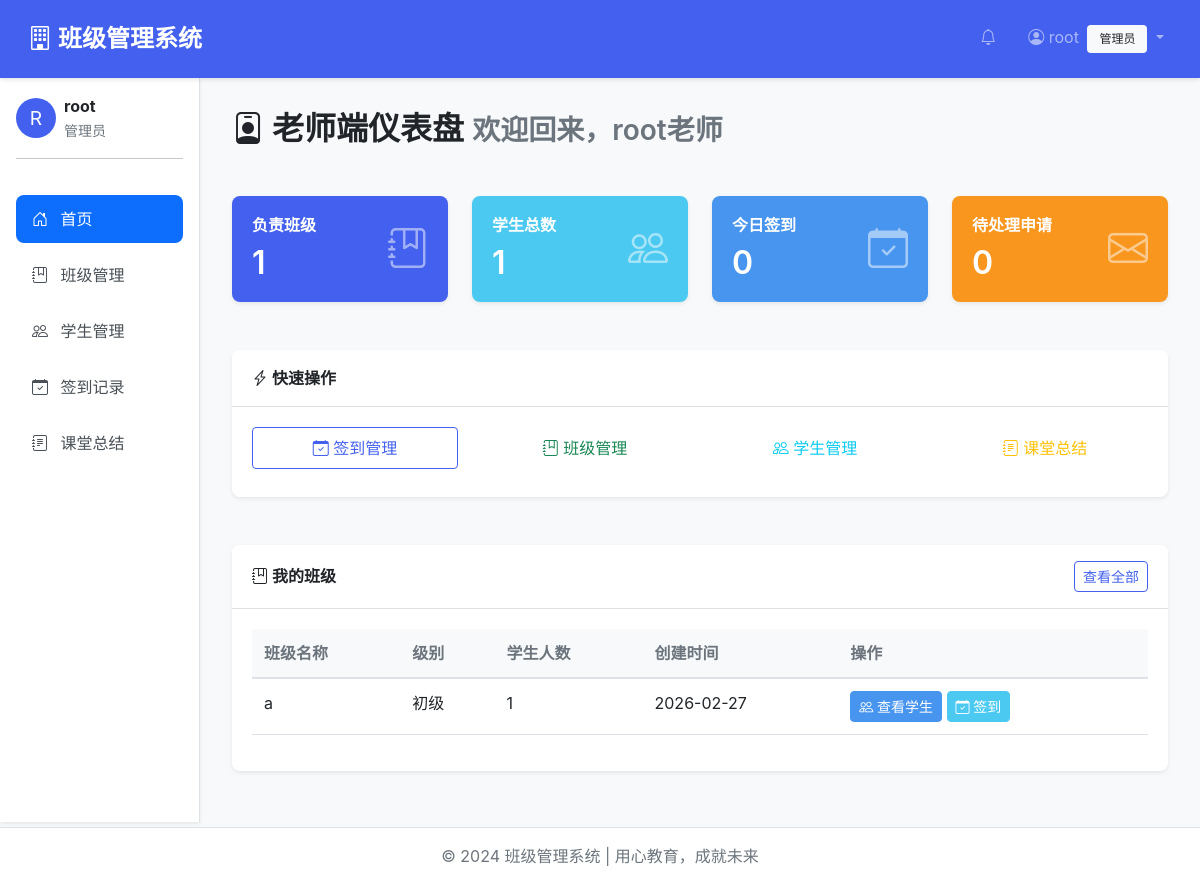
Page /accounts/teacher/ (signed in) on the committed database.
### apps/accounts/models.py (models this page shows, shortened)
class User(AbstractUser):
    ROLE_CHOICES = [
        ('admin', '管理员'),
        ('teacher', '老师'),
        ('student', '学生'),
        ('parent', '家长'),
    ]
    role = models.CharField('角色', max_length=10, choices=ROLE_CHOICES, default='student')
    phone = models.CharField('手机号', max_length=20, blank=True)
    avatar = models.ImageField('头像', upload_to='avatars/', blank=True, null=True)
    bio = models.TextField('个人简介', max_length=500, blank=True)
    student_id = models.CharField('学号', max_length=50, blank=True, unique=True, null=True)
    grade = models.CharField('年级', max_length=20, blank=True)
    parent_name = models.CharField('家长姓名', max_length=50, blank=True)
    parent_phone = models.CharField('家长电话', max_length=20, blank=True)
    teacher_id = models.CharField('工号', max_length=50, blank=True, unique=True, null=True)
    department = models.CharField('部门', max_length=50, blank=True)
    title = models.CharField('职称', max_length=50, blank=True)
    created_at = models.DateTimeField('创建时间', auto_now_add=True)
    updated_at = models.DateTimeField('更新时间', auto_now=True)
    class Meta:
        verbose_name = '用户'
        verbose_name_plural = '用户'
        ordering = ['-date_joined']
    @property
    def is_teacher(self):
        return self.role == 'teacher'
    @property
    def is_student(self):
        return self.role == 'student'
    @property
    def is_admin_user(self):
        return self.role == 'admin' or self.is_superuser

### apps/classes/models.py (models this page shows, shortened)
class Class(models.Model):
    LEVEL_CHOICES = [
        ('beginner', '初级'),
        ('intermediate', '中级'),
        ('advanced', '高级'),
    ]
    name = models.CharField('班级名称', max_length=100)
    level = models.CharField('级别', max_length=20, choices=LEVEL_CHOICES, default='beginner')
    teacher = models.ForeignKey(
        settings.AUTH_USER_MODEL,
        on_delete=models.SET_NULL,
        null=True,
        blank=True,
        verbose_name='教师',
        related_name='teaching_classes'
    )
    created_by = models.ForeignKey(
        settings.AUTH_USER_MODEL,
        on_delete=models.CASCADE,
        verbose_name='创建者',
        related_name='created_classes'
    )
    created_at = models.DateTimeField('创建时间', auto_now_add=True)
    is_active = models.BooleanField('是否启用', default=True)
    class Meta:
        verbose_name = '班级'
        verbose_name_plural = '班级'
        ordering = ['-created_at']
    @property
    def student_count(self):
        return self.students.filter(is_active=True).count()

### apps/accounts/views.py (the view)
# urls.py: path('teacher/', views.teacher_dashboard, name='teacher_dashboard'),
@login_required
def teacher_dashboard(request):
    if not request.user.is_teacher and not request.user.is_admin_user:
        messages.error(request, '您没有权限访问老师端')
        return redirect('dashboard')
    classes = request.user.created_classes.all()
    class_count = classes.count()
    student_count = sum(c.student_count for c in classes)
    today = timezone.now().date()
    today_attendance = AttendanceRecord.objects.filter(
        class_obj__in=classes,
        date=today,
        status='present'
    ).count()
    from apps.attendance.models import MakeupRecord
    pending_makeup = MakeupRecord.objects.filter(
        student__class_obj__in=classes,
        approved_by__isnull=True
    ).count()
    context = {
        'class_count': class_count,
        'student_count': student_count,
        'today_attendance': today_attendance,
        'pending_makeup': pending_makeup,
        'classes': classes,
        'current_role': 'teacher',
    }
    return render(request, 'accounts/teacher_dashboard.html', context)

### templates/accounts/teacher_dashboard.html (shortened to what this page needs)
{% extends 'base.html' %}
{% load static %}
{% block content %}
<div class="row mb-4">
    <div class="col-12">
        <h2 class="mb-4">
            <i class="bi bi-person-badge"></i> 老师端仪表盘
            <small class="text-muted">欢迎回来，{{ user.username }}老师</small>
        </h2>
    </div>
</div>
<div class="row">
    <div class="col-md-3 mb-4">
        <div class="card text-white bg-primary">
            <div class="card-body">
                <div class="d-flex justify-content-between align-items-center">
                    <div>
                        <h6 class="card-title">负责班级</h6>
                        <h2 class="card-text mb-0">{{ class_count }}</h2>
                    </div>
                    <i class="bi bi-journal-bookmark fs-1 opacity-50"></i>
                </div>
            </div>
        </div>
    </div>
    <div class="col-md-3 mb-4">
        <div class="card text-white bg-success">
            <div class="card-body">
                <div class="d-flex justify-content-between align-items-center">
                    <div>
                        <h6 class="card-title">学生总数</h6>
                        <h2 class="card-text mb-0">{{ student_count }}</h2>
                    </div>
                    <i class="bi bi-people fs-1 opacity-50"></i>
                </div>
            </div>
        </div>
    </div>
    <div class="col-md-3 mb-4">
        <div class="card text-white bg-info">
            <div class="card-body">
                <div class="d-flex justify-content-between align-items-center">
                    <div>
                        <h6 class="card-title">今日签到</h6>
                        <h2 class="card-text mb-0">{{ today_attendance }}</h2>
                    </div>
                    <i class="bi bi-calendar-check fs-1 opacity-50"></i>
                </div>
            </div>
        </div>
    </div>
    <div class="col-md-3 mb-4">
        <div class="card text-white bg-warning">
            <div class="card-body">
                <div class="d-flex justify-content-between align-items-center">
                    <div>
                        <h6 class="card-title">待处理申请</h6>
                        <h2 class="card-text mb-0">{{ pending_makeup }}</h2>
                    </div>
                    <i class="bi bi-envelope fs-1 opacity-50"></i>
                </div>
            </div>
        </div>
    </div>
</div>
<div class="row mb-4">
    <div class="col-12">
        <div class="card">
            <div class="card-header">
                <i class="bi bi-lightning-charge"></i> 快速操作
            </div>
            <div class="card-body">
                <div class="row">
                    <div class="col-md-3 mb-2">
                        <a href="{% url 'attendance_list' %}" class="btn btn-outline-primary w-100">
                            <i class="bi bi-calendar-check"></i> 签到管理
                        </a>
                    </div>
                    <div class="col-md-3 mb-2">
                        <a href="{% url 'class_list' %}" class="btn btn-outline-success w-100">
                            <i class="bi bi-journal-bookmark"></i> 班级管理
                        </a>
                    </div>
                    <div class="col-md-3 mb-2">
                        <a href="{% url 'student_list' %}" class="btn btn-outline-info w-100">
                            <i class="bi bi-people"></i> 学生管理
                        </a>
                    </div>
                    <div class="col-md-3 mb-2">
                        <a href="{% url 'summary_list' %}" class="btn btn-outline-warning w-100">
                            <i class="bi bi-journal-text"></i> 课堂总结
                        </a>
                    </div>
                </div>
            </div>
        </div>
    </div>
</div>
<div class="row">
    <div class="col-12">
        <div class="card">
            <div class="card-header d-flex justify-content-between align-items-center">
                <span><i class="bi bi-journal-bookmark"></i> 我的班级</span>
                <a href="{% url 'class_list' %}" class="btn btn-sm btn-outline-primary">查看全部</a>
            </div>
            <div class="card-body">
                <div class="table-responsive">
                    <table class="table table-hover">
                        <thead>
                            <tr>
                                <th>班级名称</th>
                                <th>级别</th>
                                <th>学生人数</th>
                                <th>创建时间</th>
                                <th>操作</th>
                            </tr>
                        </thead>
                        <tbody>
                            {% for class in classes %}
                            <tr>
                                <td>{{ class.name }}</td>
                                <td>{{ class.get_level_display }}</td>
                                <td>{{ class.student_count }}</td>
                                <td>{{ class.created_at|date:"Y-m-d" }}</td>
                                <td>
                                    <a href="{% url 'student_list' %}?class_id={{ class.id }}" class="btn btn-sm btn-info">
                                        <i class="bi bi-people"></i> 查看学生
                                    </a>
                                    <a href="{% url 'attendance_list' %}?class_id={{ class.id }}" class="btn btn-sm btn-success">
                                        <i class="bi bi-calendar-check"></i> 签到
                                    </a>
                                </td>
                            </tr>
                            {% empty %}
                            <tr>
                                <td colspan="5" class="text-center">暂无班级</td>
                            </tr>
                            {% endfor %}
                        </tbody>
                    </table>
                </div>
            </div>
        </div>
    </div>
</div>
{% endblock %}

### templates/base.html (shortened to what this page needs)
<!DOCTYPE html>
<html lang="zh">
<head>
    <link href="https://cdn.jsdelivr.net/npm/bootstrap@5.1.3/dist/css/bootstrap.min.css" rel="stylesheet">
    <link rel="stylesheet" href="https://cdn.jsdelivr.net/npm/bootstrap-icons@1.8.1/font/bootstrap-icons.css">
    {% load static %}
    <link rel="stylesheet" href="{% static 'css/style.css' %}">
</head>
<body>
    {% if user.is_authenticated %}
    <nav class="navbar navbar-expand-lg navbar-dark bg-primary shadow-sm">
        <div class="container-fluid">
            <a class="navbar-brand" href="{% url 'dashboard' %}">
                <i class="bi bi-building"></i> 班级管理系统
            </a>
            <div class="collapse navbar-collapse" id="navbarNav">
                <ul class="navbar-nav ms-auto">
                    <li class="nav-item">
                        <a class="nav-link" href="#" id="notificationLink">
                            <i class="bi bi-bell"></i>
                        </a>
                    </li>
                    <li class="nav-item dropdown">
                        <a class="nav-link dropdown-toggle" href="#" id="userDropdown" role="button" data-bs-toggle="dropdown">
                            <i class="bi bi-person-circle"></i> {{ user.username }}
                            <span class="badge bg-light text-dark ms-1">{{ user.get_role_display }}</span>
                        </a>
                    </li>
                </ul>
            </div>
        </div>
    </nav>
    <div class="container-fluid">
        <div class="row">
            <div class="col-md-2 p-0">
                <div class="sidebar">
                    <div class="p-3">
                        <div class="d-flex align-items-center mb-3">
                            <div class="avatar-placeholder bg-primary text-white rounded-circle d-flex align-items-center justify-content-center me-2"
                                 style="width: 40px; height: 40px; font-size: 1.2rem;">
                                {{ user.username|first|upper }}
                            </div>
                            <div>
                                <strong>{{ user.get_full_name|default:user.username }}</strong><br>
                                <small class="text-muted">{{ user.get_role_display }}</small>
                            </div>
                        </div>
                        <hr>
                        <nav class="nav flex-column">
    {% if current_role == 'teacher' or user.is_teacher %}
    <a class="nav-link {% if request.path == '/accounts/teacher/' %}active{% endif %}" href="{% url 'teacher_dashboard' %}">
        <i class="bi bi-house-door"></i> 首页
    </a>
    <a class="nav-link {% if '/classes/' in request.path %}active{% endif %}" href="{% url 'class_list' %}">
        <i class="bi bi-journal-bookmark"></i> 班级管理
    </a>
    <a class="nav-link {% if '/students/' in request.path %}active{% endif %}" href="{% url 'student_list' %}">
        <i class="bi bi-people"></i> 学生管理
    </a>
    <a class="nav-link {% if '/attendance/' in request.path %}active{% endif %}" href="{% url 'attendance_list' %}">
        <i class="bi bi-calendar-check"></i> 签到记录
    </a>
    <a class="nav-link {% if '/summaries/' in request.path %}active{% endif %}" href="{% url 'summary_list' %}">
        <i class="bi bi-journal-text"></i> 课堂总结
    </a>
    {% endif %}
</nav>
                    </div>
                </div>
            </div>
            <div class="col-md-10 main-content fade-in">
                {% block content %}{% endblock %}
            </div>
        </div>
    </div>
    <footer class="footer">
        <div class="container">
            <span>&copy; 2024 班级管理系统 | 用心教育，成就未来</span>
        </div>
    </footer>
    {% else %}
    {% block auth_content %}{% endblock %}
    {% endif %}
</body>
</html>

### templates/base.html (style rules this page uses)
body { background-color: #f8f9fa; }
.navbar-brand { font-weight: 600; font-size: 1.5rem; }
.sidebar { min-height: calc(100vh - 56px); background-color: #fff; border-right: 1px solid #dee2e6; box-shadow: 0 0.125rem 0.25rem rgba(0, 0, 0, 0.075); }
.sidebar .nav-link { color: #495057; padding: 0.75rem 1rem; margin: 0.25rem 0; border-radius: 0.5rem; transition: all 0.3s ease; }
.sidebar .nav-link.active { background-color: #0d6efd; color: #fff; }
.sidebar .nav-link i { margin-right: 0.5rem; width: 1.25rem; text-align: center; }
.main-content { padding: 2rem; min-height: calc(100vh - 56px); }
.card { border: none; box-shadow: 0 0.125rem 0.25rem rgba(0, 0, 0, 0.075); margin-bottom: 1.5rem; transition: all 0.3s ease; }
.card-header { background-color: #fff; border-bottom: 1px solid rgba(0, 0, 0, 0.125); font-weight: 600; }
.table th { border-top: none; font-weight: 600; color: #6c757d; background-color: #f8f9fa; }
.btn-group-sm > .btn, .btn-sm { padding: 0.25rem 0.5rem; font-size: 0.875rem; }
.badge { padding: 0.5rem 0.75rem; font-weight: 500; }
.footer { margin-top: auto; padding: 1rem 0; text-align: center; color: #6c757d; background-color: #fff; border-top: 1px solid #dee2e6; }
.fade-in { animation: fadeIn 0.5s ease-in-out; }

### rows in the picture
User: username "root", role "管理员", username|first "R", get_full_name "root"
Class: name "a", level "初级", student_count "1", created_at "2026-02-27"

### other values in the picture
{{ class_count }} "1"
{{ student_count }} "1"
{{ today_attendance }} "0"
{{ pending_makeup }} "0"
